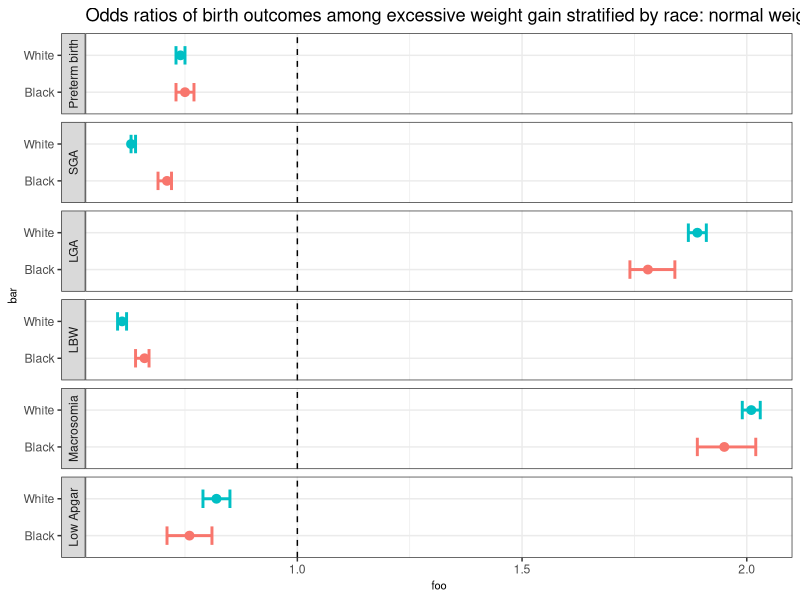

Source code (R):
library(ggplot2)


## Registered S3 methods overwritten by 'ggplot2':
##   method         from 
##   [.quosures     rlang
##   c.quosures     rlang
##   print.quosures rlang
mytheme <- function(base_size = 12, base_family = "sans"){
  theme_minimal(base_size = base_size, base_family = base_family) +
  theme(
    axis.text = element_text(size = 12),
    axis.title = element_text(size = 14),
    panel.grid.major = element_line(color = "grey"),
    panel.grid.minor = element_blank(),
    panel.background = element_rect(fill = "aliceblue"),
    strip.background = element_rect(fill = "darkgrey", color = "grey", size = 1),
    strip.text = element_text(face = "bold", size = 12, color = "white"),
    legend.position = " ",
    legend.justification = "top", 
    panel.border = element_rect(color = "grey", fill = NA, size = .5)
  )
}

Parameter  = c("Preterm birth", "SGA", "LGA", "LBW", "Macrosomia", "Low Apgar")
Subparameter = c("White","White","White","White","White","White","Black","Black","Black","Black","Black","Black")
OR    = c(0.74, 0.63, 1.89, 0.61, 2.01, 0.82, 0.75, 0.71, 1.78, 0.66, 1.95, 0.76)
Lower = c(0.73, 0.63, 1.87, 0.60, 1.99, 0.79, 0.73, 0.69, 1.74, 0.64, 1.89, 0.71)
Upper = c(0.75, 0.64, 1.91, 0.62, 2.03, 0.85, 0.77, 0.72, 1.84, 0.67, 2.02, 0.81)

dat = data.frame(Parameter, OR, Lower, Upper)

limit_line_height=.5
limit_line_thickness=1
point_estimate_thickness=.5
title="Odds ratios of birth outcomes among excessive weight gain stratified by race: normal weight gain as reference group"
x_label="bar"
y_label="foo"


dat$Parameter = factor(dat$Parameter, levels=c("Preterm birth", "SGA", "LGA", "LBW", "Macrosomia", "Low Apgar")) 
g = ggplot(data=dat, aes(x=Subparameter, y=OR, ymin=Lower, ymax=Upper, color=Parameter))
g = g + geom_pointrange(aes(col=Subparameter), lwd=point_estimate_thickness)  
g = g + geom_hline(aes(fill=Subparameter), yintercept =1, linetype=2)
g = g + ggtitle(title)
g = g + xlab(x_label) + ylab(y_label)
g = g + geom_errorbar(aes(ymin=Lower, ymax=Upper, col=Subparameter), width=limit_line_height, cex=limit_line_thickness)
g = g + facet_wrap(~Parameter, strip.position="left", nrow=9, scales = "free_y")
# g = g + theme(plot.title=element_text(size=16,face="bold"),
#         axis.text.y=element_blank(),
#         axis.ticks.y=element_blank(),
#         axis.text.x=element_text(face="bold"),
#         axis.title=element_text(size=10,face="bold"),
#         strip.text.y = element_text(hjust=0,vjust = 1,angle=180,face="bold"))
g + coord_flip() + theme_bw() + theme(legend.position="none", axis.title = element_text(size = 8))





#odds ratio
# relative risk ratio


# ** var, black/white, odds ratio, confidence interval
# 1 1 0.74 0.73 0.75
# 1 2 0.75 0.73 0.77
# 2 1  0.63 0.63 0.64
# 2 2 0.71 0.69 0.72
# 3 1 1.89 1.87 1.91
# 3 2 1.78 1.74 1.84
# 4 1 0.61 0.60 0.62
# 4 2 0.66 0.64 0.67
# 5 1 2.01 1.99 2.03
# 5 2 1.95 1.89 2.02
# 6 1 0.82 0.79 0.85
# 6 2 0.76 0.71 0.81